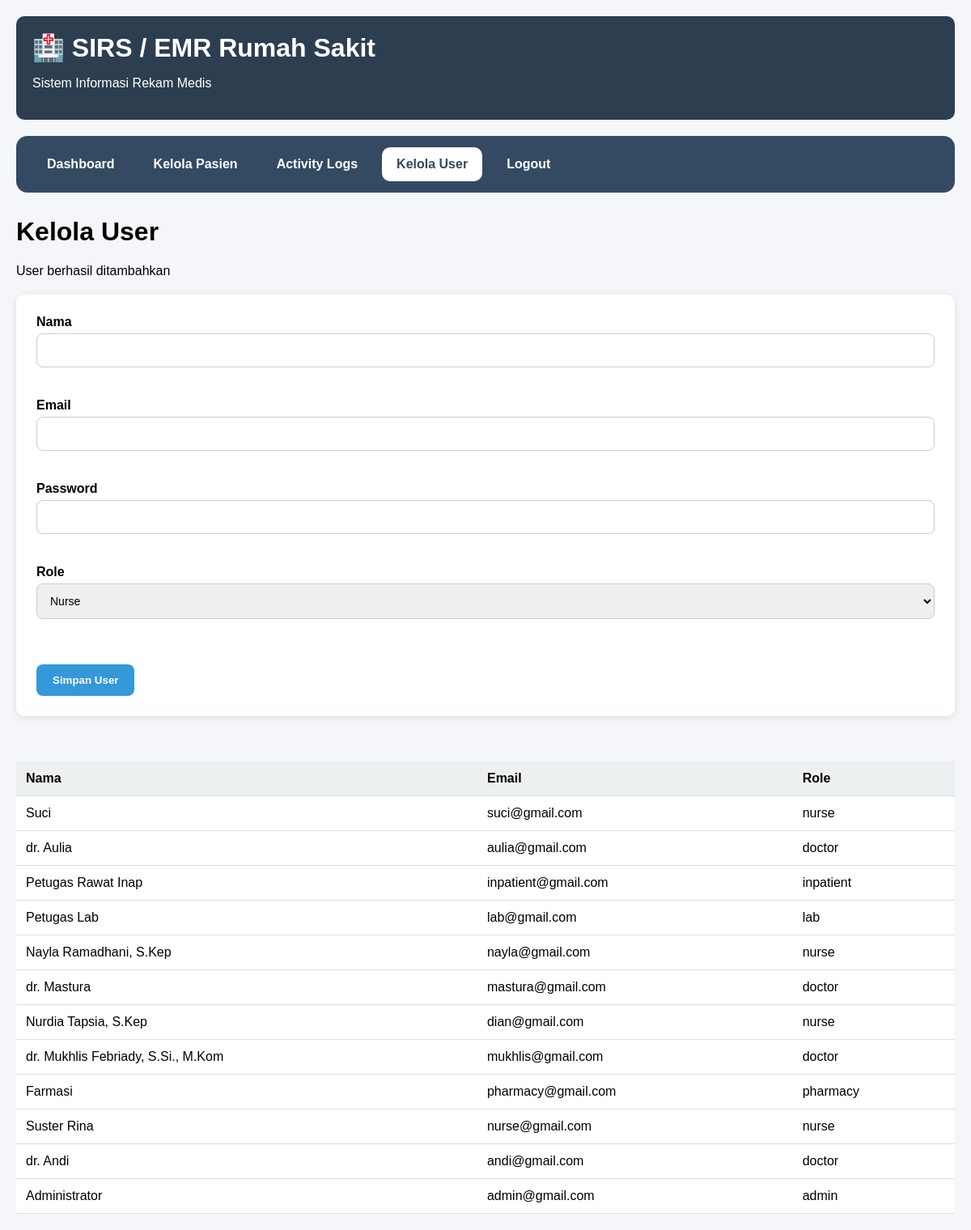
Page /modules/admin/users.php?success=1 (signed in) on the committed database.
### tables this page shows
CREATE TABLE `users` (
  `id` int(11) NOT NULL,
  `name` varchar(100) NOT NULL,
  `email` varchar(100) NOT NULL,
  `password` varchar(255) NOT NULL,
  `role` enum('admin','nurse','doctor','lab','pharmacy','inpatient') DEFAULT NULL,
  `created_at` timestamp NOT NULL DEFAULT current_timestamp()
);

### modules/admin/users.php (the view, shortened to what this page needs)
<?php
include '../../config/database.php';
$users = mysqli_query(
    $conn,
    "SELECT * FROM users
    ORDER BY id DESC"
);
include '../../templates/header.php';
include '../../templates/navbar.php';
?>
<h1>Kelola User</h1>
<?php if (isset($_GET['success'])) { ?>
    <div class="toast-success">
        User berhasil ditambahkan
    </div>
<?php } ?>
<div class="form-card">
    <form action="save_user.php" method="POST">
        <label>Nama</label>
        <input type="text"
        name="name"
        required>
        <br><br>
        <label>Email</label>
        <input type="email"
        name="email"
        required>
        <br><br>
        <label>Password</label>
        <input type="password"
        name="password"
        required>
        <br><br>
        <label>Role</label>
        <select name="role"
        id="role-select">
            <option value="nurse" selected>
                Nurse
            </option>
        </select>
        <br><br>
        <br>
        <button type="submit">
            Simpan User
        </button>
    </form>
</div>
<br><br>
<div class="table-container">
    <table>
        <tr>
            <th>Nama</th>
            <th>Email</th>
            <th>Role</th>
        </tr>
        <?php while (
            $user =
            mysqli_fetch_assoc($users)
        ) { ?>
            <tr>
                <td><?= $user['name']; ?></td>
                <td><?= $user['email']; ?></td>
                <td><?= $user['role']; ?></td>
            </tr>
        <?php } ?>
    </table>
</div>
<?php
include '../../templates/footer.php';
?>

### assets/css/style.css (style rules this page uses)
body { font-family: Arial, sans-serif; background: #f4f6f9; margin: 0; padding: 20px; }
table { width: 100%; border-collapse: collapse; background: white; }
th, td { padding: 12px; border-bottom: 1px solid #ddd; text-align: left; }
th { background: #ecf0f1; }
.table-container { overflow-x: auto; margin-top: 20px; }
input, select, textarea { width: 100%; padding: 10px; margin-top: 5px; margin-bottom: 15px; border: 1px solid #ccc; border-radius: 5px; box-sizing: border-box; }
button { background: #3498db; color: white; border: none; padding: 10px 20px; border-radius: 5px; cursor: pointer; }
.form-card { background: white; padding: 25px; border-radius: 10px; box-shadow: 0 2px 10px rgba(0,0,0,0.1); margin-top: 20px; }
label { font-weight: bold; }
input, textarea, select { width: 100%; padding: 12px; margin-top: 5px; margin-bottom: 20px; border: 1px solid #ccc; border-radius: 8px; box-sizing: border-box; font-size: 14px; }
button { background: #3498db; color: white; border: none; padding: 12px 20px; border-radius: 8px; cursor: pointer; font-weight: bold; }

### rows in the picture
users: name "Suci", email "suci@gmail.com", role "nurse"
users: name "dr. Aulia", email "aulia@gmail.com", role "doctor"
users: name "Petugas Rawat Inap", email "inpatient@gmail.com", role "inpatient"
users: name "Petugas Lab", email "lab@gmail.com", role "lab"
users: name "Nayla Ramadhani, S.Kep", email "nayla@gmail.com", role "nurse"
users: name "dr. Mastura", email "mastura@gmail.com", role "doctor"
users: name "Nurdia Tapsia, S.Kep", email "dian@gmail.com", role "nurse"
users: name "dr. Mukhlis Febriady, S.Si., M.Kom", email "mukhlis@gmail.com", role "doctor"
users: name "Farmasi", email "pharmacy@gmail.com", role "pharmacy"
users: name "Suster Rina", email "nurse@gmail.com", role "nurse"
users: name "dr. Andi", email "andi@gmail.com", role "doctor"
users: name "Administrator", email "admin@gmail.com", role "admin"
